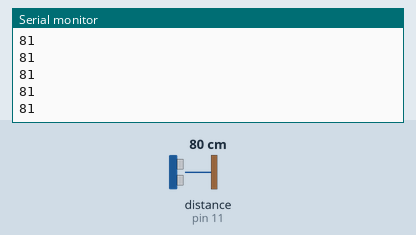
Simulated run of this sketch. Board: Arduino Uno, built with avr-gcc and run on an emulated ATmega328P. On the bench: the last lines printed to the serial monitor. The inputs (shaded band) are chosen by the test bench; at power-on: distance to the obstacle (sensor on pin 11) 80 cm. The echo pulse lasts 58.3 µs per cm.

Above: at 1.2 s.
1.3 s: distance to the obstacle (sensor on pin 11) set to 2 cm
At 1.38 s:
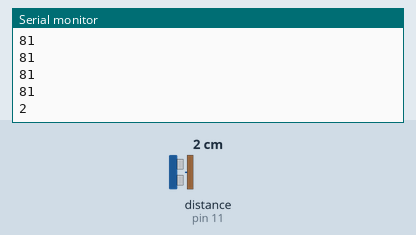
2.8 s: distance to the obstacle (sensor on pin 11) set to 4 cm
At 2.89 s:
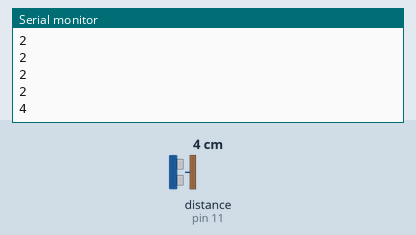
Timing chart, 0 to 5.8 s (numbered marks = the images above; inputs shaded):
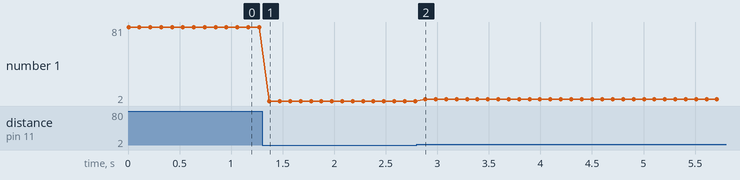

The sketch:

Sonar.ino
```cpp
#include <NewPing.h>

const unsigned int ECHO_PIN = 11;
const unsigned int TRIG_PIN = 10;

NewPing sonar (TRIG_PIN, ECHO_PIN, 200);

void setup() {
  Serial.begin (9600);
  pinMode (TRIG_PIN, OUTPUT);
}

void loop() {
  int distance = sonar.ping_cm();
  Serial.println (distance);
  delay (100);
}
```

Measured:
- after the input at 1.3 s, the serial monitor: prints a new line after 0.07 s (image 1)
- after the input at 2.8 s, the serial monitor: prints a new line after 0.08 s (image 2)
- plotted number 1: 81 → 2 after the input at 1.3 s, 2 → 4 after the input at 2.8 s
